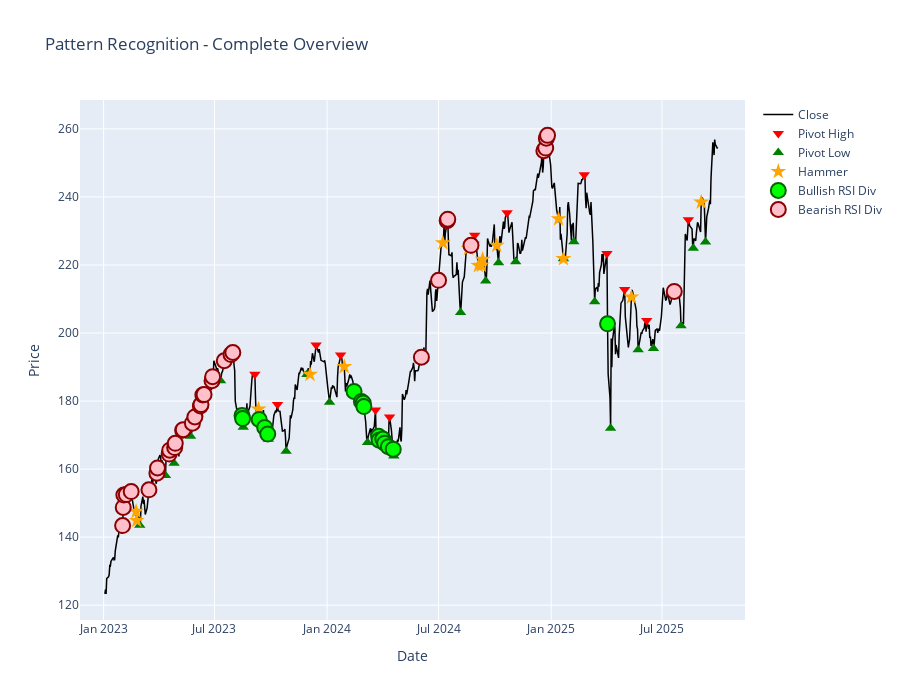

Notebook code cell kept with this figure:
### Markdown cell above
## Combined View - All Pattern Indicators

### Code cell
fig = go.Figure()

# Price
fig.add_trace(go.Scatter(x=df['date'], y=df['close'], name='Close',
                        line=dict(color='black', width=1.5)))

# Pivot highs (red triangles) - forward-looking, for labels
pivot_highs = df[df['PivotHigh'] == 1]
fig.add_trace(go.Scatter(x=pivot_highs['date'], y=pivot_highs['close'],
                        mode='markers', name='Pivot High',
                        marker=dict(color='red', size=10, symbol='triangle-down')))

# Pivot lows (green triangles) - forward-looking, for labels
pivot_lows = df[df['PivotLow'] == 1]
fig.add_trace(go.Scatter(x=pivot_lows['date'], y=pivot_lows['close'],
                        mode='markers', name='Pivot Low',
                        marker=dict(color='green', size=10, symbol='triangle-up')))

# Hammer patterns (orange stars) - backward-looking, safe for features
hammers = df[df['hammer'] == 100]
fig.add_trace(go.Scatter(x=hammers['date'], y=hammers['close'],
                        mode='markers', name='Hammer',
                        marker=dict(color='orange', size=12, symbol='star')))

# Bullish RSI divergences (large green circles) - backward-looking, safe for features
bullish_divs = df[df['Bullish_Divergence'] == 1]
fig.add_trace(go.Scatter(x=bullish_divs['date'], y=bullish_divs['close'],
                        mode='markers', name='Bullish RSI Div',
                        marker=dict(color='lime', size=15, symbol='circle',
                                  line=dict(color='darkgreen', width=2))))

# Bearish RSI divergences (large red circles) - backward-looking, safe for features
bearish_divs = df[df['Bearish_Divergence'] == 1]
fig.add_trace(go.Scatter(x=bearish_divs['date'], y=bearish_divs['close'],
                        mode='markers', name='Bearish RSI Div',
                        marker=dict(color='pink', size=15, symbol='circle',
                                  line=dict(color='darkred', width=2))))

fig.update_layout(height=700, title_text="Pattern Recognition - Complete Overview",
                 xaxis_title="Date", yaxis_title="Price")
fig.show()

print("\n=== Pattern Summary ===")
print(f"Pivot Highs: {(df['PivotHigh'] == 1).sum()} (forward-looking, ML labels only)")
print(f"Pivot Lows: {(df['PivotLow'] == 1).sum()} (forward-looking, ML labels only)")
print(f"Hammer: {(df['hammer'] == 100).sum()} (backward-looking, safe for ML features)")
print(f"Bullish RSI Div: {(df['Bullish_Divergence'] == 1).sum()} (backward-looking, safe for ML features)")
print(f"Bearish RSI Div: {(df['Bearish_Divergence'] == 1).sum()} (backward-looking, safe for ML features)")

### Figure 1 — Plotly figure (JSON) as saved in the notebook; plotly's stock layout.template omitted (floating-point values rounded to 4 significant figures; data arrays with more than 128 entries replaced by an {"elided": "..."} marker saying what was removed)
{"data": [{"line": {"color": "black", "width": 1.5}, "name": "Close", "type": "scatter", "x": {"elided": "688 str values"}, "y": {"elided": "688 float values"}}, {"marker": {"color": "red", "size": 10, "symbol": "triangle-down"}, "mode": "markers", "name": "Pivot High", "type": "scatter", "x": ["2023-02-15T00:00:00.000000000", "2023-07-31T00:00:00.000000000", "2023-09-05T00:00:00.000000000", "2023-10-12T00:00:00.000000000", "2023-12-14T00:00:00.000000000", "2024-01-23T00:00:00.000000000", "2024-03-20T00:00:00.000000000", "2024-04-12T00:00:00.000000000", "2024-07-16T00:00:00.000000000", "2024-08-29T00:00:00.000000000", "2024-10-21T00:00:00.000000000", "2024-12-26T00:00:00.000000000", "2025-02-24T00:00:00.000000000", "2025-04-02T00:00:00.000000000", "2025-05-01T00:00:00.000000000", "2025-06-06T00:00:00.000000000", "2025-08-13T00:00:00.000000000"], "y": [153.4, 194.3, 187.9, 179.0, 196.4, 193.5, 177.4, 175.3, 233.5, 228.7, 235.4, 258.1, 246.5, 223.3, 212.8, 203.7, 233.3]}, {"marker": {"color": "green", "size": 10, "symbol": "triangle-up"}, "mode": "markers", "name": "Pivot Low", "type": "scatter", "x": ["2023-03-01T00:00:00.000000000", "2023-04-12T00:00:00.000000000", "2023-04-26T00:00:00.000000000", "2023-05-23T00:00:00.000000000", "2023-07-11T00:00:00.000000000", "2023-08-17T00:00:00.000000000", "2023-09-27T00:00:00.000000000", "2023-10-26T00:00:00.000000000", "2023-11-29T00:00:00.000000000", "2024-01-05T00:00:00.000000000", "2024-03-07T00:00:00.000000000", "2024-04-19T00:00:00.000000000", "2024-08-06T00:00:00.000000000", "2024-09-16T00:00:00.000000000", "2024-10-07T00:00:00.000000000", "2024-11-04T00:00:00.000000000", "2025-01-21T00:00:00.000000000", "2025-02-07T00:00:00.000000000", "2025-03-13T00:00:00.000000000", "2025-04-08T00:00:00.000000000", "2025-05-23T00:00:00.000000000", "2025-06-17T00:00:00.000000000", "2025-08-01T00:00:00.000000000", "2025-08-21T00:00:00.000000000", "2025-09-10T00:00:00.000000000"], "y": [143.5, 158.1, 161.7, 169.7, 186.0, 172.3, 168.8, 165.3, 187.8, 179.7, 167.8, 163.8, 206.0, 215.3, 220.7, 221.0, 221.9, 226.8, 209.2, 172.0, 195.0, 195.4, 202.2, 224.9, 226.8]}, {"marker": {"color": "orange", "size": 12, "symbol": "star"}, "mode": "markers", "name": "Hammer", "type": "scatter", "x": ["2023-02-23T00:00:00.000000000", "2023-02-24T00:00:00.000000000", "2023-06-06T00:00:00.000000000", "2023-09-11T00:00:00.000000000", "2023-12-04T00:00:00.000000000", "2024-01-29T00:00:00.000000000", "2024-07-08T00:00:00.000000000", "2024-08-19T00:00:00.000000000", "2024-08-26T00:00:00.000000000", "2024-09-04T00:00:00.000000000", "2024-09-09T00:00:00.000000000", "2024-09-11T00:00:00.000000000", "2024-10-04T00:00:00.000000000", "2025-01-13T00:00:00.000000000", "2025-01-21T00:00:00.000000000", "2025-05-12T00:00:00.000000000", "2025-09-03T00:00:00.000000000"], "y": [147.5, 144.9, 177.2, 177.6, 187.8, 190.1, 226.5, 224.8, 226.1, 219.8, 219.9, 221.6, 225.7, 233.6, 221.9, 210.6, 238.5]}, {"marker": {"color": "lime", "line": {"color": "darkgreen", "width": 2}, "size": 15, "symbol": "circle"}, "mode": "markers", "name": "Bullish RSI Div", "type": "scatter", "x": ["2023-08-15T00:00:00.000000000", "2023-08-16T00:00:00.000000000", "2023-09-12T00:00:00.000000000", "2023-09-21T00:00:00.000000000", "2023-09-26T00:00:00.000000000", "2024-02-14T00:00:00.000000000", "2024-02-26T00:00:00.000000000", "2024-02-29T00:00:00.000000000", "2024-03-01T00:00:00.000000000", "2024-03-25T00:00:00.000000000", "2024-03-26T00:00:00.000000000", "2024-04-01T00:00:00.000000000", "2024-04-04T00:00:00.000000000", "2024-04-10T00:00:00.000000000", "2024-04-18T00:00:00.000000000", "2025-04-03T00:00:00.000000000"], "y": [175.7, 174.9, 174.6, 172.2, 170.3, 182.8, 179.9, 179.5, 178.4, 169.6, 168.5, 168.8, 167.6, 166.6, 165.8, 202.7]}, {"marker": {"color": "pink", "line": {"color": "darkred", "width": 2}, "size": 15, "symbol": "circle"}, "mode": "markers", "name": "Bearish RSI Div", "type": "scatter", "x": ["2023-02-01T00:00:00.000000000", "2023-02-02T00:00:00.000000000", "2023-02-03T00:00:00.000000000", "2023-02-07T00:00:00.000000000", "2023-02-15T00:00:00.000000000", "2023-03-16T00:00:00.000000000", "2023-03-29T00:00:00.000000000", "2023-03-30T00:00:00.000000000", "2023-04-18T00:00:00.000000000", "2023-04-19T00:00:00.000000000", "2023-04-27T00:00:00.000000000", "2023-04-28T00:00:00.000000000", "2023-05-10T00:00:00.000000000", "2023-05-11T00:00:00.000000000", "2023-05-26T00:00:00.000000000", "2023-05-30T00:00:00.000000000", "2023-06-08T00:00:00.000000000", "2023-06-09T00:00:00.000000000", "2023-06-12T00:00:00.000000000", "2023-06-14T00:00:00.000000000", "2023-06-27T00:00:00.000000000", "2023-06-28T00:00:00.000000000", "2023-07-17T00:00:00.000000000", "2023-07-28T00:00:00.000000000", "2023-07-31T00:00:00.000000000", "2024-06-03T00:00:00.000000000", "2024-07-01T00:00:00.000000000", "2024-07-15T00:00:00.000000000", "2024-07-16T00:00:00.000000000", "2024-08-23T00:00:00.000000000", "2024-12-20T00:00:00.000000000", "2024-12-23T00:00:00.000000000", "2024-12-24T00:00:00.000000000", "2024-12-26T00:00:00.000000000", "2025-07-21T00:00:00.000000000"], "y": [143.4, 148.7, 152.4, 152.5, 153.4, 153.9, 158.8, 160.3, 164.4, 165.6, 166.3, 167.6, 171.4, 171.6, 173.5, 175.3, 178.6, 179.0, 181.8, 181.9, 186.0, 187.2, 191.8, 193.7, 194.3, 192.9, 215.5, 233.0, 233.5, 225.8, 253.6, 254.4, 257.3, 258.1, 212.2]}], "layout": {"height": 700, "title": {"text": "Pattern Recognition - Complete Overview"}, "xaxis": {"title": {"text": "Date"}}, "yaxis": {"title": {"text": "Price"}}}}
